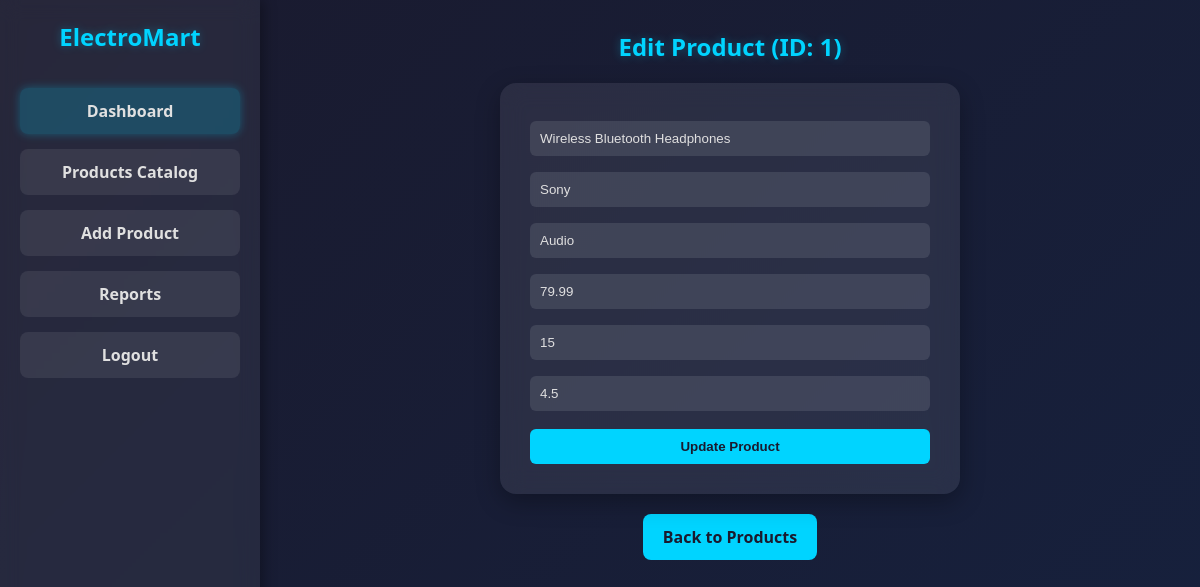
/week4/edit_product.php?id=1 (signed in), run on the app's committed database.
### tables this page shows
CREATE TABLE IF NOT EXISTS products (
    id INT(11) NOT NULL AUTO_INCREMENT PRIMARY KEY,
    name VARCHAR(150) DEFAULT NULL,
    brand VARCHAR(100) DEFAULT NULL,
    category VARCHAR(100) DEFAULT NULL,
    price DECIMAL(10,2) DEFAULT NULL,
    stock INT(11) DEFAULT NULL,
    rating DECIMAL(2,1) DEFAULT NULL
);

### week4/edit_product.php (the view, shortened to what this page needs)
<?php
include("db_connect.php");
$id = intval($_GET['id']);
$result = mysqli_query($conn, "SELECT * FROM products WHERE id=$id");
$product = mysqli_fetch_assoc($result);
?>
<!DOCTYPE html>
<html>
<head>
</head>
<body>
    <?php include("sidebar.php"); ?>
    <div class="main-content">
        <h2> Edit Product (ID: <?= $product['id'] ?>)</h2>
        <div class="form-card">
            <form method="POST" action="">
                <input type="text" name="name" value="<?= htmlspecialchars($product['name']) ?>" required>
                <input type="text" name="brand" value="<?= htmlspecialchars($product['brand']) ?>" required>
                <input type="text" name="category" value="<?= htmlspecialchars($product['category']) ?>" required>
                <input type="number" step="0.01" name="price" value="<?= $product['price'] ?>" required>
                <input type="number" name="stock" value="<?= $product['stock'] ?>" required>
                <input type="number" step="0.1" name="rating" value="<?= $product['rating'] ?>" required>
                <button type="submit"> Update Product</button>
            </form>
        </div>
        <a href="improved_products.php" class="back"> Back to Products</a>
    </div>
</body>
</html>

### week4/edit_product.php (style rules this page uses)
body { font-family: 'Segoe UI', sans-serif; background: linear-gradient(135deg, #1a1a2e, #16213e); display: flex; color: #e0e0e0; margin: 0; min-height: 100vh; }
.main-content { flex: 1; padding: 30px; display: flex; flex-direction: column; align-items: center; }
h2 { color: #00d4ff; text-shadow: 0 0 10px rgba(0,212,255,0.3); margin-top: 0; }
.form-card { background: rgba(255, 255, 255, 0.08); backdrop-filter: blur(12px); padding: 30px; border-radius: 16px; box-shadow: 0 8px 24px rgba(0, 0, 0, 0.3); width: 400px; }
.form-card input { width: 100%; padding: 10px; margin: 8px 0; border: none; border-radius: 6px; background: rgba(255,255,255,0.1); color: #e0e0e0; box-sizing: border-box; }
.form-card button { width: 100%; padding: 10px; border: none; border-radius: 6px; background: #00d4ff; font-weight: bold; cursor: pointer; color: #1a1a2e; margin-top: 10px; }
a.back { display: inline-block; margin-top: 20px; padding: 12px 20px; background: #00d4ff; color: #1a1a2e; border-radius: 8px; text-decoration: none; font-weight: bold; }

### data on the page
products: id "1", name "Wireless Bluetooth Headphones", brand "Sony", category "Audio", price "79.99", stock "15", rating "4.5"
